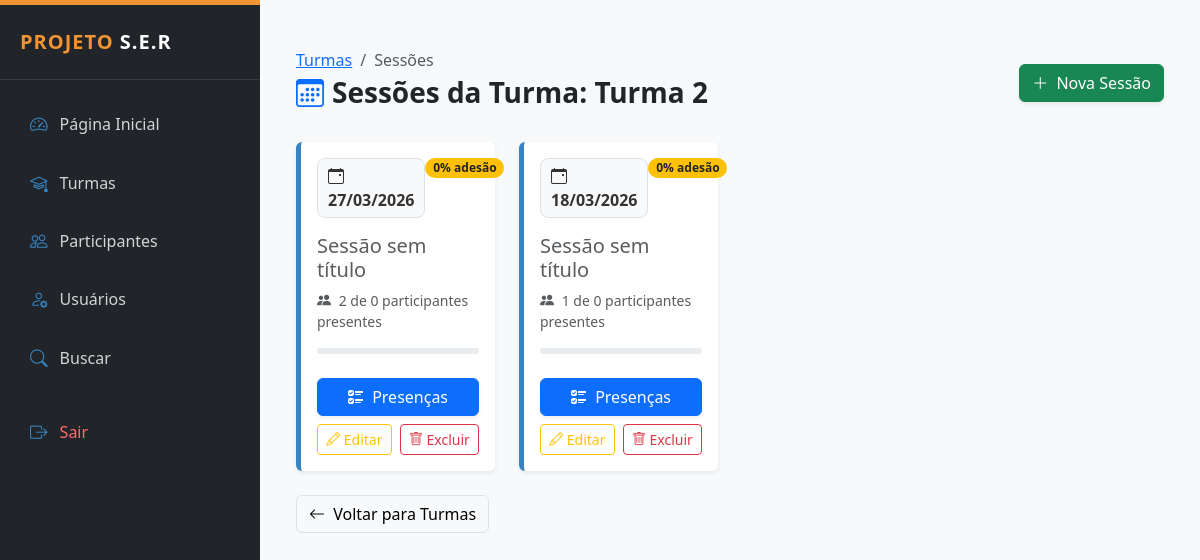
/public/sessoes_lista.php?turma_id=3 (signed in), run on the app's committed database.
### tables this page shows
CREATE TABLE `turmas` (
  `id` int(11) NOT NULL,
  `nome` varchar(120) NOT NULL,
  `descricao` text DEFAULT NULL,
  `responsavel` varchar(100) DEFAULT NULL,
  `data_inicio` date DEFAULT NULL,
  `data_fim` date DEFAULT NULL,
  `status` enum('ativa','encerrada') DEFAULT 'ativa',
  `criado_em` timestamp NOT NULL DEFAULT current_timestamp()
);

CREATE TABLE `turmas_sessoes` (
  `id` int(11) NOT NULL,
  `turma_id` int(11) NOT NULL,
  `data` date NOT NULL,
  `descricao` varchar(255) DEFAULT NULL,
  `criado_em` timestamp NOT NULL DEFAULT current_timestamp()
);

### public/sessoes_lista.php (the view, shortened to what this page needs)
<?php
require_once __DIR__ . '/../config/conexao.php';
$turma_id = $_GET['turma_id'] ?? null;
$stmt = $pdo->prepare("SELECT * FROM turmas WHERE id = ?");
$stmt->execute([$turma_id]);
$turma = $stmt->fetch();
$turma['total_alunos'] = 0;
$stmt = $pdo->prepare("
    SELECT s.*,
    (SELECT COUNT(*) FROM presencas p
     WHERE p.sessao_id = s.id AND p.status = 'presente') as presentes
    FROM turmas_sessoes s
    WHERE s.turma_id = ?
    ORDER BY s.data DESC
");
$stmt->execute([$turma_id]);
$sessoes = $stmt->fetchAll();
require_once __DIR__ . '/../layout/admin_header.php';
?>
<div class="container-fluid py-4">
    <div class="d-flex justify-content-between align-items-center mb-4">
        <div>
            <nav aria-label="breadcrumb">
                <ol class="breadcrumb mb-1">
                    <li class="breadcrumb-item"><a href="turmas_lista.php">Turmas</a></li>
                    <li class="breadcrumb-item active">Sessões</li>
                </ol>
            </nav>
            <h3 class="fw-bold text-dark"><i class="bi bi-calendar3 me-2 text-primary"></i>Sessões da Turma: <?= htmlspecialchars($turma['nome']) ?></h3>
        </div>
        <a href="sessao_criar.php?turma_id=<?= $turma_id ?>" class="btn btn-success shadow-sm">
            <i class="bi bi-plus-lg me-1"></i> Nova Sessão
        </a>
    </div>
    <div class="row g-4">
        <?php if (count($sessoes) > 0): ?>
            <?php foreach ($sessoes as $s):
                $percentual = ($turma['total_alunos'] > 0) ? ($s['presentes'] / $turma['total_alunos']) * 100 : 0;
            ?>
                <div class="col-md-6 col-lg-4 col-xl-3">
                    <div class="card h-100 shadow-sm border-0 sessao-card">
                        <div class="card-body d-flex flex-column">
                            <div class="d-flex justify-content-between align-items-start mb-3">
                                <div class="date-badge">
                                    <i class="bi bi-calendar-event me-1"></i>
                                    <?= date('d/m/Y', strtotime($s['data'])) ?>
                                </div>
                                <span class="badge rounded-pill <?= $percentual > 70 ? 'bg-success' : 'bg-warning text-dark' ?>">
                                    <?= round($percentual) ?>% adesão
                                </span>
                            </div>
                            <h5 class="fw-bold text-dark mb-2">
                                <?= htmlspecialchars($s['descricao']) ?: '<span class="text-muted fw-normal italic">Sessão sem título</span>' ?>
                            </h5>
                            <p class="text-muted small mb-3">
                                <i class="bi bi-people-fill me-1"></i> <?= $s['presentes'] ?> de <?= $turma['total_alunos'] ?> participantes presentes
                            </p>
                            <div class="progress mb-4" style="height: 6px;">
                            </div>
                            <div class="mt-auto">
                                <a href="sessao_presenca.php?sessao_id=<?= $s['id'] ?>" class="btn btn-primary w-100 mb-2 shadow-sm">
                                    <i class="bi bi-ui-checks me-1"></i> Presenças
                                </a>
                                <div class="d-flex gap-2">
                                    <a href="sessao_editar.php?id=<?= $s['id'] ?>" class="btn btn-outline-warning btn-sm flex-grow-1">
                                        <i class="bi bi-pencil"></i> Editar
                                    </a>
                                    <a href="sessao_excluir.php?id=<?= $s['id'] ?>&turma_id=<?= $turma_id ?>"
                                       class="btn btn-outline-danger btn-sm flex-grow-1"
                                       onclick="return confirm('Tem certeza que deseja excluir esta sessão e todos os registros de presença vinculados?')">
                                        <i class="bi bi-trash"></i> Excluir
                                    </a>
                                </div>
                            </div>
                        </div>
                    </div>
                </div>
            <?php endforeach; ?>
        <?php endif; ?>
    </div>
    <div class="mt-4">
        <a href="turmas_lista.php" class="btn btn-light border">
            <i class="bi bi-arrow-left me-1"></i> Voltar para Turmas
        </a>
    </div>
</div>
<?php require_once __DIR__ . '/../layout/admin_footer.php'; ?>

### layout/admin_header.php (style rules this page uses)
:root { --ser-orange: #F29433; --ser-blue: #3684C4; --ser-wine: #A61C62; --ser-light: #f8f9fa; }
body { font-family: 'Segoe UI', Tahoma, Geneva, Verdana, sans-serif; background-color: var(--ser-light); }

### public/sessoes_lista.php (style rules this page uses)
.sessao-card { transition: transform 0.2s; border-left: 5px solid var(--ser-blue) !important; }
.date-badge { background: #f8f9fa; color: #333; padding: 5px 10px; border-radius: 8px; font-weight: bold; border: 1px solid #dee2e6; }

### data on the page
turmas: nome "Turma 2"
turmas_sessoes: data "27/03/2026", percentual "0", descricao "Sessão sem título", presentes "2"
turmas_sessoes: data "18/03/2026", percentual "0", descricao "Sessão sem título", presentes "1"
